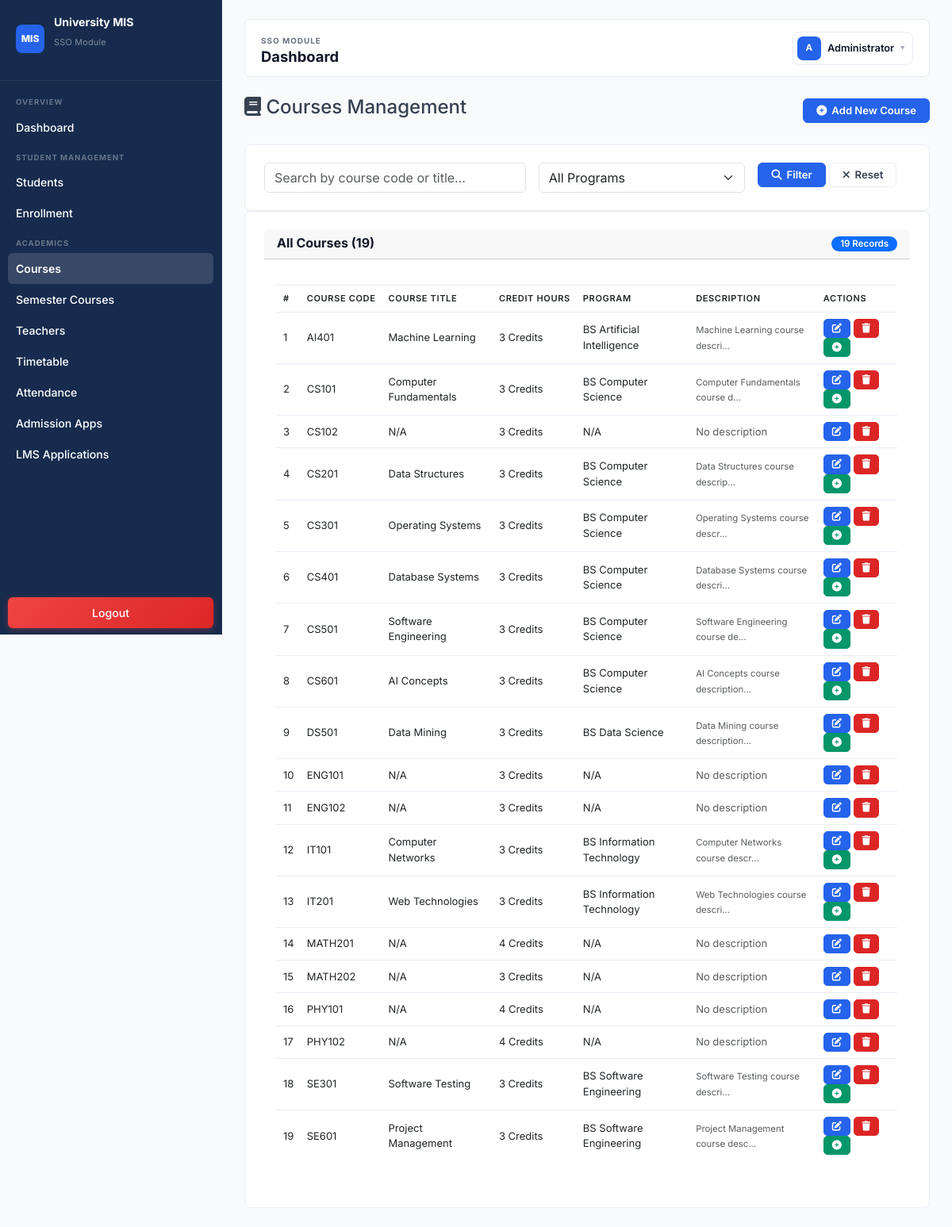
Page /Courses/index.php (signed in) on the committed database.
### tables this page shows
CREATE TABLE `courses` (
  `course_id` int(11) NOT NULL,
  `course_code` varchar(20) NOT NULL,
  `course_name` varchar(100) DEFAULT NULL,
  `course_title` varchar(150) NOT NULL,
  `program_id` int(11) DEFAULT NULL,
  `credit_hours` tinyint(4) NOT NULL DEFAULT 3,
  `description` text DEFAULT NULL,
  `department_id` int(11) DEFAULT NULL,
  `semester_id` int(11) NOT NULL,
  `status` enum('Active','Inactive') NOT NULL DEFAULT 'Active',
  `created_at` timestamp NOT NULL DEFAULT current_timestamp(),
  `semester_name` varchar(40) DEFAULT NULL,
  `teacher_id` int(11) DEFAULT NULL
);

CREATE TABLE `programs` (
  `program_id` int(11) NOT NULL,
  `program_name` varchar(100) NOT NULL,
  `program_code` varchar(20) NOT NULL,
  `department_id` int(11) DEFAULT NULL,
  `duration_years` tinyint(4) NOT NULL DEFAULT 4,
  `total_semesters` tinyint(4) NOT NULL DEFAULT 8,
  `status` enum('Active','Inactive') NOT NULL DEFAULT 'Active',
  `created_at` timestamp NOT NULL DEFAULT current_timestamp()
);

### config/db_connect.php (called while the page is built, shortened)
<?php
if (!function_exists('tableExists')) {
    function tableExists($conn, $tableName) {
        $check = mysqli_query($conn, "SHOW TABLES LIKE '$tableName'");
        return ($check && mysqli_num_rows($check) > 0);
    }
}
?>

### Courses/index.php (the view, shortened to what this page needs)
<?php
require_once __DIR__ . '/../config/db_connect.php';
$conn = getConnection();
if (!function_exists('columnExists')) {
    function columnExists($conn, $table, $column) {
        try {
            $query = "SHOW COLUMNS FROM $table LIKE '$column'";
            $result = mysqli_query($conn, $query);
            return ($result && mysqli_num_rows($result) > 0);
        } catch (Exception $e) {
            return false;
        }
    }
}
$search = isset($_GET['search']) ? trim($_GET['search']) : '';
$hasProgramId = columnExists($conn, 'courses', 'program_id');
$programsTableExists = tableExists($conn, 'programs');
$query = "SELECT c.*";
if ($programsTableExists && $hasProgramId) {
    $query .= ", p.program_name";
} else {
    $query .= ", NULL as program_name";
}
$query .= " FROM courses c";
if ($programsTableExists && $hasProgramId) {
    $query .= " LEFT JOIN programs p ON c.program_id = p.program_id";
}
$query .= " WHERE 1=1";
$query .= " ORDER BY c.course_code ASC";
$stmt = $conn->prepare($query);
$stmt->execute();
$result = $stmt->get_result();
$courses = $result->fetch_all(MYSQLI_ASSOC);
require_once __DIR__ . '/../includes/header.php';
?>
<div class="container-fluid" style="padding: 0 !important;">
        <div class="d-flex justify-content-between align-items-center mb-4">
            <h4><i class="fas fa-book"></i> Courses Management</h4>
            <div>
                <a href="add.php" class="btn btn-primary">
                    <i class="fas fa-plus-circle"></i> Add New Course
                </a>
            </div>
        </div>
        <div class="panel">
            <form method="GET" class="row g-3">
                <div class="col-md-5">
                    <input type="text" name="search" class="form-control"
                           placeholder="Search by course code or title..."
                           value="<?php echo htmlspecialchars($search); ?>">
                </div>
                <div class="col-md-4">
                    <select name="program" class="form-select">
                        <option value="0">All Programs</option>
                    </select>
                </div>
                <div class="col-md-3">
                    <button type="submit" class="btn btn-primary">
                        <i class="fas fa-search"></i> Filter
                    </button>
                    <a href="index.php" class="btn btn-secondary">
                        <i class="fas fa-times"></i> Reset
                    </a>
                </div>
            </form>
        </div>
        <div class="card">
            <div class="card-header d-flex justify-content-between align-items-center">
                <h5>All Courses (<?php echo count($courses); ?>)</h5>
                <?php if (count($courses) > 0): ?>
                    <span class="badge bg-primary"><?php echo count($courses); ?> records</span>
                <?php endif; ?>
            </div>
            <div class="card-body">
                <?php if (!empty($courses)): ?>
                    <div class="table-responsive">
                        <table class="table table-hover datatable">
                            <thead>
                                <tr>
                                    <th>#</th>
                                    <th>Course Code</th>
                                    <th>Course Title</th>
                                    <th>Credit Hours</th>
                                    <th>Program</th>
                                    <th>Description</th>
                                    <th>Actions</th>
                                </tr>
                            </thead>
                            <tbody>
                                <?php $count = 1; ?>
                                <?php foreach ($courses as $course): ?>
                                    <tr>
                                        <td><?php echo $count++; ?></td>
                                        <td>
                                            <span class="course-code-badge">
                                                <?php echo htmlspecialchars($course['course_code'] ?? 'N/A'); ?>
                                            </span>
                                        </td>
                                        <td>
                                            <div><?php echo htmlspecialchars($course['course_name'] ?? 'N/A'); ?></div>
                                        </td>
                                        <td>
                                            <span class="credit-badge">
                                                <?php echo htmlspecialchars($course['credit_hours'] ?? '0'); ?> Credits
                                            </span>
                                        </td>
                                        <td><?php echo htmlspecialchars($course['program_name'] ?? 'N/A'); ?></td>
                                        <td>
                                            <?php if (!empty($course['description'])): ?>
                                                <small class="text-muted"><?php echo htmlspecialchars(substr($course['description'], 0, 30)) . '...'; ?></small>
                                            <?php else: ?>
                                                <span class="text-muted">No description</span>
                                            <?php endif; ?>
                                        </td>
                                        <td class="table-actions">
                                            <a href="edit.php?id=<?php echo $course['course_id']; ?>"
                                               class="btn btn-primary btn-sm" title="Edit">
                                                <i class="fas fa-edit"></i>
                                            </a>
                                            <a href="delete.php?id=<?php echo $course['course_id']; ?>"
                                               class="btn btn-danger btn-sm" title="Delete"
                                               onclick="return confirm('Are you sure you want to delete this course?')">
                                                <i class="fas fa-trash"></i>
                                            </a>
                                            <?php if ($hasProgramId && !empty($course['program_id'])): ?>
                                                <a href="../semester_courses/index.php?program=<?php echo $course['program_id']; ?>"
                                                   class="btn btn-success btn-sm" title="Add to Semester">
                                                    <i class="fas fa-plus-circle"></i>
                                                </a>
                                            <?php endif; ?>
                                        </td>
                                    </tr>
                                <?php endforeach; ?>
                            </tbody>
                        </table>
                    </div>
                <?php endif; ?>
            </div>
        </div>
    </div>
<?php include __DIR__ . '/../includes/footer.php'; ?>

### modules/lms/public/assets/style.css (style rules this page uses)
:root { --navy: #162B4D; --navy-light: #1e3a5f; --navy-hover: #243d63; --bg: #F8FAFC; --panel: #ffffff; --border: #E8EDF4; --border-strong: #D1D9E6; --text: #374151; --text-strong: #111827; --text-secondary:#6B7280; --muted: #9CA3AF; --accent: #2563EB; --accent-hover: #1D4ED8; --accent-light: #EFF6FF; --success: #059669; --success-bg: #ECFDF5; --success-border:#A7F3D0; --warning: #D97706; --warning-bg: #FFFBEB; --warning-border:#FDE68A; --danger: #DC2626; --danger-bg: #FEF2F2; --danger-border: #FECACA; --info-bg: #EFF6FF; --info-border: #BFDBFE; --shadow-sm: 0 1px 2px rgba(0,0,0,0.04); --shadow: 0 1px 3px rgba(0,0,0,0.06), 0 1px 2px rgba(0,0,0,0.04); --shadow-md: 0 4px 6px rgba(0,0,0,0.05), 0 2px 4px rgba(0,0,0,0.04); --radius: 8px; --radius-sm: 6px; --radius-lg: 12px; --sidebar-w: 280px; --topbar-h: 60px; --font: 'Inter', -apple-system, BlinkMacSystemFont, 'Segoe UI', sans-serif; --ease: cubic-bezier(0.4, 0, 0.2, 1); }
*, *::before, *::after { box-sizing: border-box; margin: 0; padding: 0; }
html { height: 100%; scroll-behavior: smooth; }
body { min-height: 100%; font-family: var(--font); color: var(--text); font-size: 14px; line-height: 1.5; background: var(--bg); -webkit-font-smoothing: antialiased; }
a { color: inherit; text-decoration: none; transition: color .15s var(--ease); }
.panel, .card { border: 1px solid var(--border); border-radius: var(--radius); background: var(--panel); box-shadow: none; padding: 22px 24px; }
.card-header { margin-bottom: 16px; display: flex; align-items: center; justify-content: space-between; flex-wrap: wrap; gap: 8px; }
.card-header h3, .card-header h5, .card-header h6 { margin: 0 0 2px; font-size: 1rem; font-weight: 700; color: var(--text-strong); }
.table-responsive { overflow-x: auto; margin-bottom: 4px; }
table, .data-table, .table { width: 100%; border-collapse: collapse; font-size: 13px; }
th, td { padding: 11px 14px; border-bottom: 1px solid var(--border); text-align: left; vertical-align: middle; }
th { font-weight: 600; font-size: 11px; text-transform: uppercase; letter-spacing: .06em; background: var(--bg); border-top: 1px solid var(--border); border-bottom: 1px solid var(--border); color: var(--text-secondary); white-space: nowrap; }
tbody tr { transition: background .12s var(--ease); }
tbody tr:last-child td { border-bottom: 0; }
td a { color: var(--accent); font-weight: 500; }
.badge, .status-badge { display: inline-flex; align-items: center; justify-content: center; gap: 4px; padding: 3px 10px; border-radius: 999px; font-size: .72rem; font-weight: 600; white-space: nowrap; border: 1px solid transparent; text-transform: capitalize; }
.btn { display: inline-flex; align-items: center; justify-content: center; gap: 6px; padding: 8px 16px; border-radius: var(--radius-sm); border: 1px solid transparent; cursor: pointer; font-family: inherit; font-size: .82rem; font-weight: 600; line-height: 1; transition: all .15s var(--ease); white-space: nowrap; background: var(--panel); color: var(--text); border-color: var(--border); }
.btn-primary { background: var(--accent); color: #fff; border-color: var(--accent); }
.btn-sm { padding: 5px 10px; font-size: .76rem; border-radius: 5px; }
.btn-danger { background: var(--danger); color: #fff; border-color: var(--danger); }
.btn-success { background: var(--success); color: #fff; border-color: var(--success); }
input, select, textarea { width: 100%; padding: 8px 12px; border-radius: var(--radius-sm); border: 1px solid var(--border); background: #fff; color: var(--text-strong); font-family: inherit; font-size: .84rem; outline: none; transition: all .15s var(--ease); }

### rows in the picture
courses: course_code "AI401", course_name "Machine Learning", credit_hours "3", program.program_name "BS Artificial Intelligence", description "Machine Learning course descri"
courses: course_code "CS101", course_name "Computer Fundamentals", credit_hours "3", program.program_name "BS Computer Science", description "Computer Fundamentals course d"
courses: course_code "CS102", course_name "N/A", credit_hours "3", program_name "N/A", shows "No description"
courses: course_code "CS201", course_name "Data Structures", credit_hours "3", program.program_name "BS Computer Science", description "Data Structures course descrip"
courses: course_code "CS301", course_name "Operating Systems", credit_hours "3", program.program_name "BS Computer Science", description "Operating Systems course descr"
courses: course_code "CS401", course_name "Database Systems", credit_hours "3", program.program_name "BS Computer Science", description "Database Systems course descri"
courses: course_code "CS501", course_name "Software Engineering", credit_hours "3", program.program_name "BS Computer Science", description "Software Engineering course de"
courses: course_code "CS601", course_name "AI Concepts", credit_hours "3", program.program_name "BS Computer Science", description "AI Concepts course description"
courses: course_code "DS501", course_name "Data Mining", credit_hours "3", program.program_name "BS Data Science", description "Data Mining course description"
courses: course_code "ENG101", course_name "N/A", credit_hours "3", program_name "N/A", shows "No description"
courses: course_code "ENG102", course_name "N/A", credit_hours "3", program_name "N/A", shows "No description"
courses: course_code "IT101", course_name "Computer Networks", credit_hours "3", program.program_name "BS Information Technology", description "Computer Networks course descr"
courses: course_code "IT201", course_name "Web Technologies", credit_hours "3", program.program_name "BS Information Technology", description "Web Technologies course descri"
courses: course_code "MATH201", course_name "N/A", credit_hours "4", program_name "N/A", shows "No description"
courses: course_code "MATH202", course_name "N/A", credit_hours "3", program_name "N/A", shows "No description"
courses: course_code "PHY101", course_name "N/A", credit_hours "4", program_name "N/A", shows "No description"
courses: course_code "PHY102", course_name "N/A", credit_hours "4", program_name "N/A", shows "No description"
courses: course_code "SE301", course_name "Software Testing", credit_hours "3", program.program_name "BS Software Engineering", description "Software Testing course descri"
courses: course_code "SE601", course_name "Project Management", credit_hours "3", program.program_name "BS Software Engineering", description "Project Management course desc"

### other values in the picture
$pageTitle "Dashboard"
$userInitial "A"
$userName "Administrator"
count($courses) "19"
